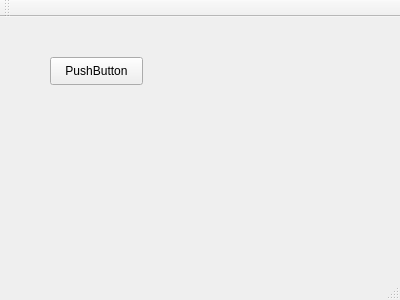
<?xml version="1.0" encoding="UTF-8"?>
<ui version="4.0">
 <class>MainWindow</class>
 <widget class="QMainWindow" name="MainWindow">
  <property name="geometry">
   <rect>
    <x>0</x>
    <y>0</y>
    <width>400</width>
    <height>300</height>
   </rect>
  </property>
  <property name="windowTitle">
   <string>MainWindow</string>
  </property>
  <widget class="QWidget" name="centralWidget">
   <widget class="QPushButton" name="pushButton">
    <property name="geometry">
     <rect>
      <x>50</x>
      <y>40</y>
      <width>93</width>
      <height>28</height>
     </rect>
    </property>
    <property name="text">
     <string>PushButton</string>
    </property>
   </widget>
  </widget>
  <widget class="QMenuBar" name="menuBar">
   <property name="geometry">
    <rect>
     <x>0</x>
     <y>0</y>
     <width>400</width>
     <height>26</height>
    </rect>
   </property>
  </widget>
  <widget class="QToolBar" name="mainToolBar">
   <attribute name="toolBarArea">
    <enum>TopToolBarArea</enum>
   </attribute>
   <attribute name="toolBarBreak">
    <bool>false</bool>
   </attribute>
  </widget>
  <widget class="QStatusBar" name="statusBar"/>
 </widget>
 <layoutdefault spacing="6" margin="11"/>
 <resources/>
 <connections>
  <connection>
   <sender>pushButton</sender>
   <signal>clicked()</signal>
   <receiver>MainWindow</receiver>
   <slot>close()</slot>
   <hints>
    <hint type="sourcelabel">
     <x>101</x>
     <y>96</y>
    </hint>
    <hint type="destinationlabel">
     <x>150</x>
     <y>210</y>
    </hint>
   </hints>
  </connection>
 </connections>
</ui>
